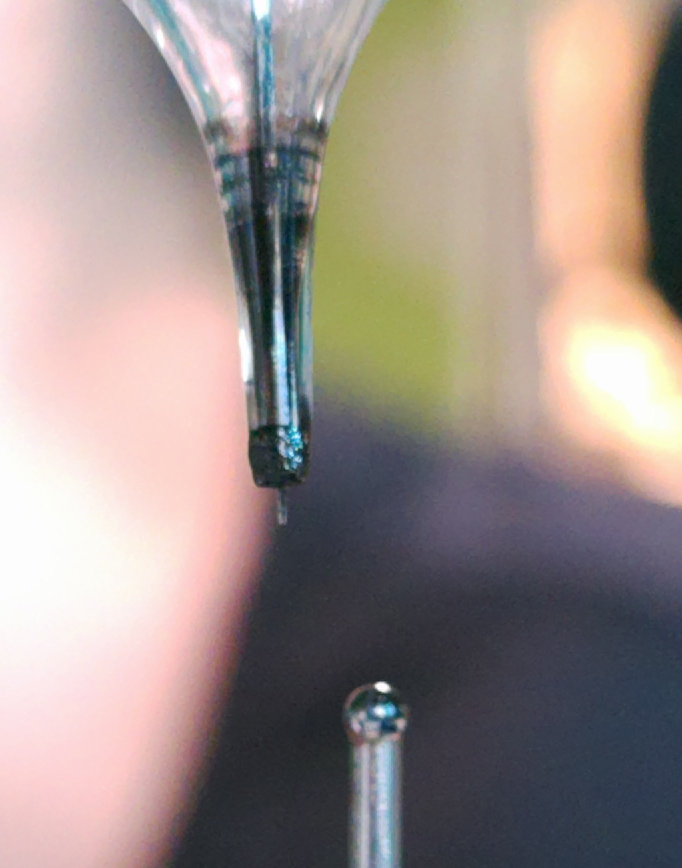
#> input picture ros/tatbot_calib/test/data/palette-3rl-park-3942-1984.jpg, 1364 x 1736 px (shown at 1/2 size)
$ python -i stencil_tip.py   (imports and definitions only)
#> lines starting #> are read from the running program, lines starting #| are printed output that depends on the picture; after the words box and inside, x2 and y2 are one past the last pixel; in counts of white or black regions, pixels touching at a corner belong together
#> further down, picture is the input picture: shape (1736, 1364, 3); mean B, G, R 138.5, 143.7, 156.8
"""The coded stencil's pose in one wrist-camera frame, and the pen tip on the print.

Seed-agnostic: the coded border's junction knots (2.2 mm discs) sit on a lattice that depends only on the page
layout (stencil_coded.Layout), so any print of the layout serves. A prior pose of the print in the camera frame
(FK of the camera and the run's page) seeds the search, and the frame's own depth gives the paper's plane, so
only the in-plane offset is searched. Poses a lattice step apart fit the knots equally well; the band's edges
tell them apart. The right pose matches the knots in clear view, leaves none predicted there but missing, and
puts no detected knot one step into the clear centre or past the band (`support`). Every lattice translation of
a seed fit is scored, and the margin over the best one more than 3 mm away says how sure the choice is.

The tip on the print is the wrist gauge's tip point (tatbot_session.gauge, in the colour optical frame) carried
into the print's frame: where the pen will touch, with no arm kinematics. Lengths are metres in the page frame
(centre origin, x right, y toward the print's top) unless noted. Stencil tracking: ros/README.md 4.4.
"""
from __future__ import annotations

import json
import math
from dataclasses import dataclass, field

import cv2
import numpy as np
from scipy.spatial import cKDTree

MARGIN_MIN = 40       # a fit whose support beats a lattice step's by less is refused (recorded holds: 6 of 7
#                       frames a step off scored under it, p10 of the rest 92)


@dataclass
class Layout:
    knots: np.ndarray       # (N, 2) junction centres
    knot_m: float           # disc diameter
    inner: tuple            # clear centre: left, bottom, right, top
    outer: tuple            # the band's outer edge: left, bottom, right, top
    step_m: float           # lattice spacing


# [58 lines left out: functions layout, load_layout, paper_plane, snap_to_plane, not called in this run]


def detect_discs(bgr: np.ndarray, min_area: int = 12, max_area: int = 600, big: int = 4000):
    """Dark filled blobs (knot candidates): centroids (N, 2) px, areas (N,), and a mask of the large dark bodies
    (the pen and its machine) behind which no knot can be seen."""
#> called with min_area = 12, max_area = 600, big = 4000
    gray = cv2.cvtColor(bgr, cv2.COLOR_BGR2GRAY).astype(np.float32)
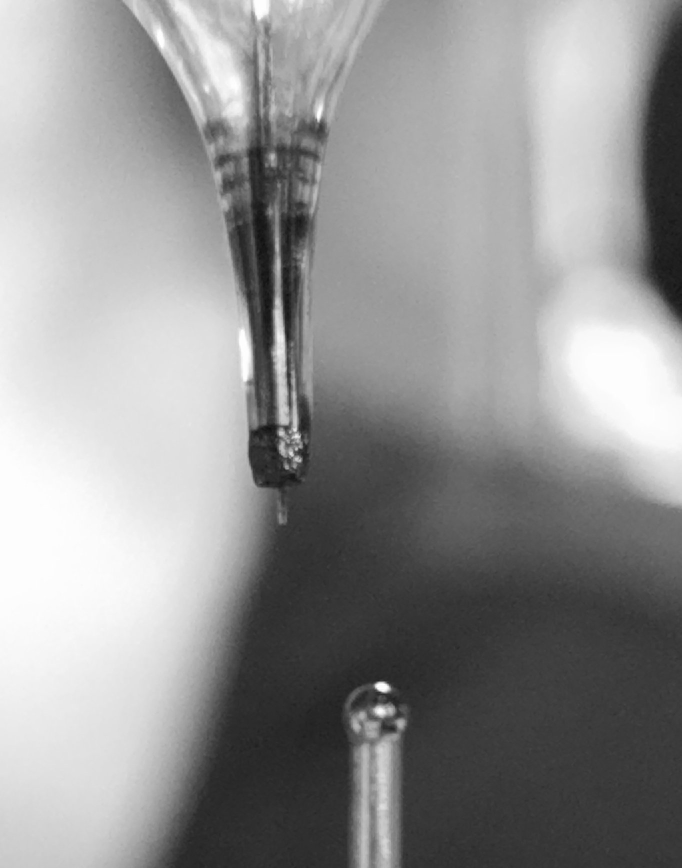
#> gray: shape (1736, 1364) float32 (shown at 1/2 size); min 13, max 255, mean 147
    dark = (gray / np.maximum(cv2.GaussianBlur(gray, (0, 0), 15), 1) < 0.62).astype(np.uint8)
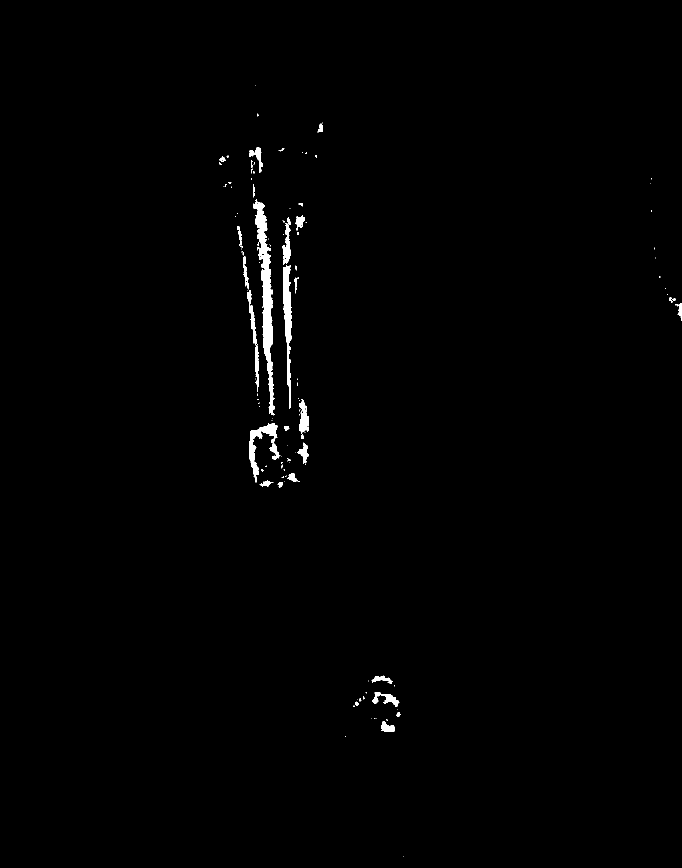
#> dark: shape (1736, 1364) (shown at 1/2 size); values 0 (black) and 1 (white), 0.77% white; 128 white regions (97 under 20 px), largest, box (x1, y1, x2, y2) and area: (506, 399, 550, 831) 5986, (566, 530, 584, 818) 2596, (498, 846, 561, 965) 2106
    n, lab, stats, cents = cv2.connectedComponentsWithStats(dark, 8)
#> lab: shape (1736, 1364) int32; 129 distinct labels, from 0 to 128
#> n = 129; stats = 129 rows, first 6: [0, 0, 1364, 1736, 2349658], [511, 171, 1, 1, 1], [515, 227, 2, 6, 9], [644, 245, 1, 2, 2], [635, 247, 11, 18, 116], [498, 294, 27, 52, 482]; cents = 129 pairs, first value 440 to 1359.9, second value 171 to 1712
    area = stats[:, cv2.CC_STAT_AREA].astype(np.float64)
#> area = 129 values, max 2349658 at index 0, min 1 at index 1, mean 18355.8
    ys, xs = np.nonzero(lab)
#> ys = 18246 values from 171 to 1712; xs = 18246 values, max 1363 at index 7391, min 438 at index 662, mean 575.1
    ll, a = lab[ys, xs], np.maximum(area, 1)
#> ll = 18246 values, max 128 at index 18245, min 1 at index 0, mean 52.09; a has the same summary as area
    mx, my = np.bincount(ll, xs, n) / a, np.bincount(ll, ys, n) / a
#> mx = 129 values, max 1359.9 at index 64, min 0 at index 0, mean 642; my = 129 values, max 1712 at index 128, min 0 at index 0, mean 740
    cxx, cyy = np.bincount(ll, xs * xs, n) / a - mx ** 2, np.bincount(ll, ys * ys, n) / a - my ** 2
#> cxx = 129 values, max 360.7 at index 81, min 0 at index 0, mean 9.31; cyy = 129 values, max 12545.3 at index 25, min 0 at index 0, mean 184.2
    cxy = np.bincount(ll, xs * ys, n) / a - mx * my
#> cxy = 129 values, max 716.7 at index 25, min -212 at index 81, mean 8.42
    half, root = (cxx + cyy) / 2, np.sqrt(np.maximum(((cxx - cyy) / 2) ** 2 + cxy ** 2, 0))
#> half = 129 values, max 6307.3 at index 25, min 0 at index 0, mean 96.76; root = 129 values, max 6279.1 at index 25, min 0 at index 0, mean 92.16
    l1, l2 = np.maximum(half + root, 1e-6), np.maximum(half - root, 1e-6)
#> l1 = 129 values, max 12586.4 at index 25, min 1e-06 at index 0, mean 188.9; l2 = 129 values, max 286.2 at index 81, min 1e-06 at index 0, mean 4.61
    keep = (area >= min_area) & (area <= max_area) & (area / (4 * math.pi * np.sqrt(l1 * l2)) > 0.78) & (l1 / l2 < 12.25)
    keep[0] = False
    bodies = np.nonzero(area > big)[0]
#> bodies = [0, 25]
    occluded = cv2.dilate(np.isin(lab, bodies[bodies > 0]).astype(np.uint8), np.ones((25, 25), np.uint8)) > 0
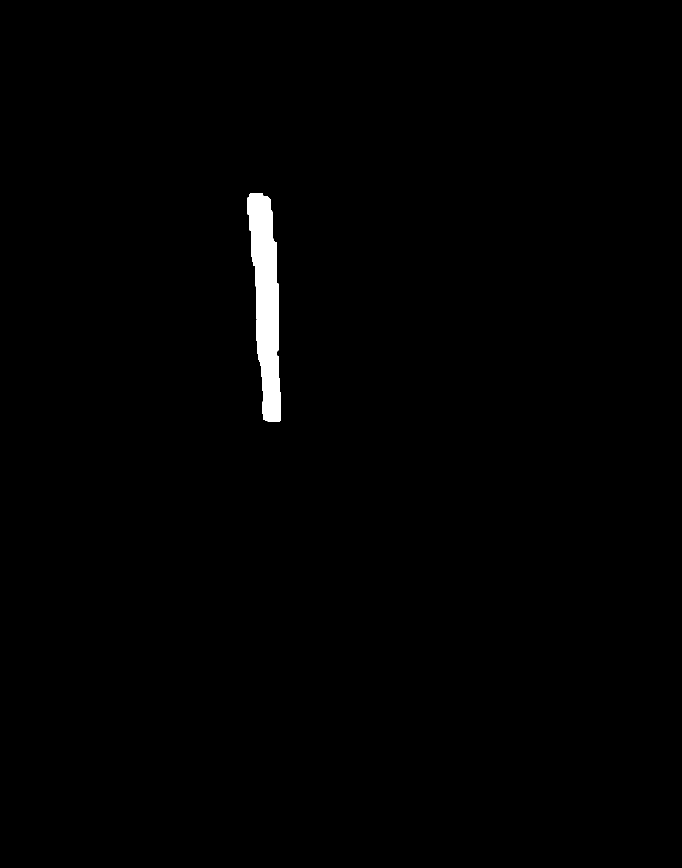
#> occluded: shape (1736, 1364) bool (shown at 1/2 size); 0.82% white; 1 white region, box (x1, y1, x2, y2) and area: (494, 387, 562, 843) 19318
    return cents[keep], area[keep], occluded


# [105 lines left out: functions project, _knot_size, _shifts, _seed, _refine, lattice_steps and 1 more, not called in this run]


@dataclass
class Fit:
    cam_from_print: np.ndarray
    inliers: int
    rms_px: float
    hits: int
    misses: int
    misplaced: int
    score: int
    margin: int                       # the score over the best candidate more than 3 mm away
    candidates: list = field(default_factory=list)


# [61 lines left out: functions fit_print, tip_on_print, measure, not called in this run]

>>> import cv2
>>> picture = cv2.imread('../../ros/tatbot_calib/test/data/palette-3rl-park-3942-1984.jpg')
>>> result = detect_discs(picture)
#> result = 3 point arrays, longest 1736 points
